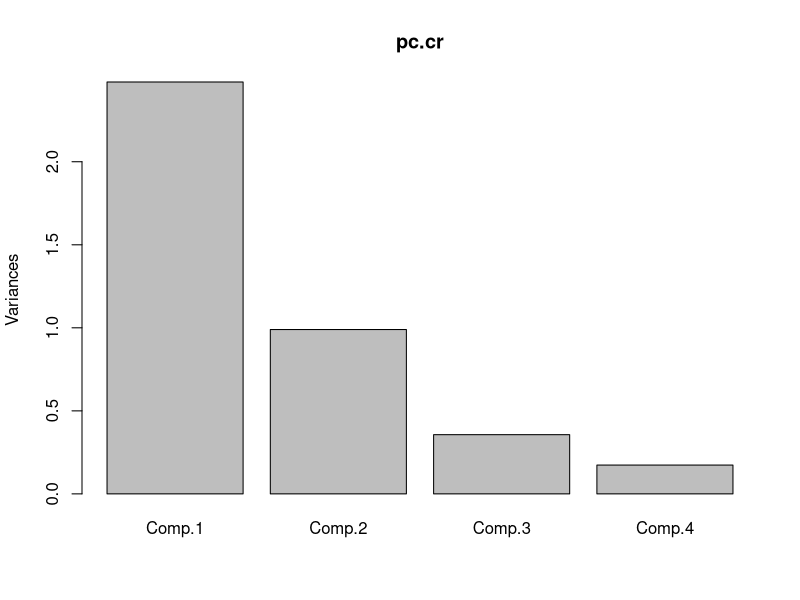
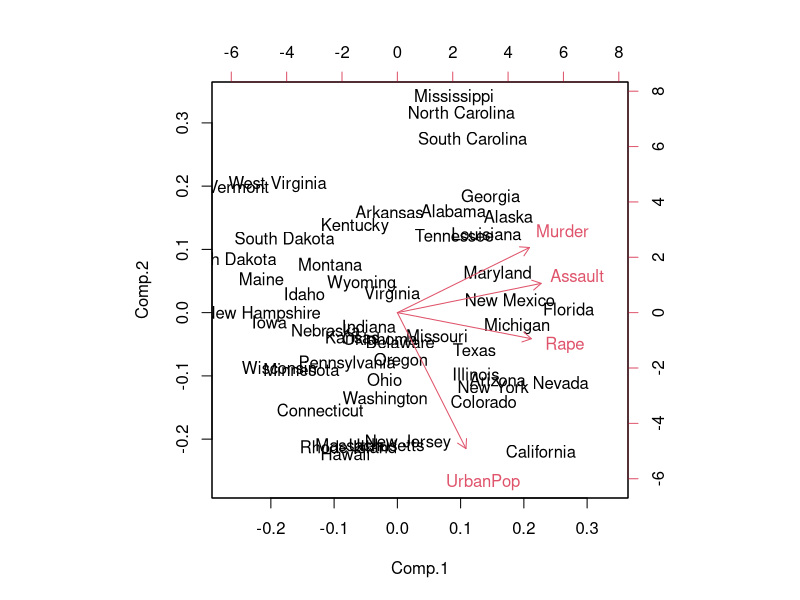

These charts were generated, in order, by the following R code:
require(graphics)

## The variances of the variables in the
## USArrests data vary by orders of magnitude, so scaling is appropriate
# (pc.cr <- princomp(USArrests))  # inappropriate
princomp(USArrests, cor = TRUE) # =^= prcomp(USArrests, scale=TRUE)
## Similar, but different:
## The standard deviations differ by a factor of sqrt(49/50)

summary(pc.cr <- princomp(USArrests, cor = TRUE))
loadings(pc.cr)  # note that blank entries are small but not zero
## The signs of the columns are arbitrary
plot(pc.cr) # shows a screeplot.
biplot(pc.cr)

## Formula interface
princomp(~ ., data = USArrests, cor = TRUE)

## NA-handling
USArrests[1, 2] <- NA
pc.cr <- princomp(~ Murder + Assault + UrbanPop, data = USArrests, na.action = na.exclude, cor = TRUE)
pc.cr$scores[1:5, ]

## (Simple) Robust PCA:
## Classical:
(pc.cl  <- princomp(stackloss))
## Robust:
(pc.rob <- princomp(stackloss, covmat = MASS::cov.rob(stackloss)))